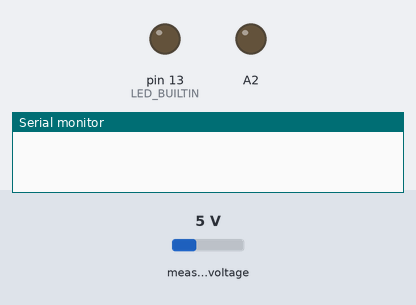
Bench run of a sketch on a simulated Arduino Uno, built with avr-gcc and run on an emulated ATmega328P. Shown: output pins drawn as LEDs (lit = HIGH), the last lines printed to the serial monitor. The inputs (shaded band) are chosen by the test bench; at power-on: measured voltage 5 V.

Above: at 0.1 s.
At 0.6 s:
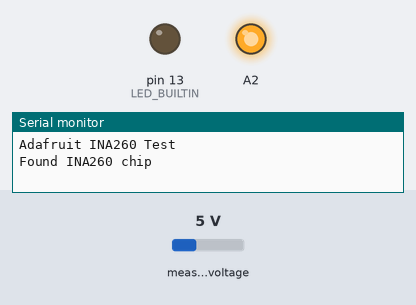
Timing chart, 0 to 2.1 s (numbered marks = the images above):
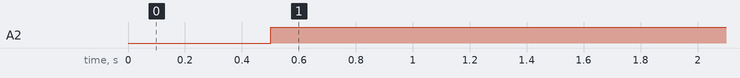

Measured:
- by itself, A2: LOW → HIGH at 0.50 s

The sketch:

Sox_CPS.ino.ino
```cpp
#include <Adafruit_INA260.h>

Adafruit_INA260 ina260 = Adafruit_INA260();

bool debug = false;
float maxVoltageThreshold = 12520;
float minCurrentThreshold = 50;
int maxIntervalCheck = 300; //in seconds
int numIntervals=maxIntervalCheck+1;

 enum : byte {CHARGING,CHARGED};
auto state = CHARGED;

void setup() {
  Serial.begin(115200);

  pinMode(LED_BUILTIN, OUTPUT);
  pinMode(A2, OUTPUT);

  // Wait until serial port is opened max 500 ms
  int startupDelay = 0;
  int startupDelayMax = 500;
  while (!Serial || startupDelay < startupDelayMax) {
    delay(10);
    startupDelay += 10;
  }


  Serial.println("Adafruit INA260 Test");

  if (!ina260.begin()) {
    Serial.println("Couldn't find INA260 chip");
    while (1);
  }
  Serial.println("Found INA260 chip");
}

void loop() {
  if(state==CHARGING){

    if( ina260.readBusVoltage() >= maxVoltageThreshold && ina260.readCurrent() < minCurrentThreshold){
      digitalWrite(A2, LOW);
      digitalWrite(LED_BUILTIN, LOW);
      Serial.println("off");
      state = CHARGED;
    }

  }

  if(state == CHARGED){

    if(numIntervals>= maxIntervalCheck){
      numIntervals = 0;
      digitalWrite(A2, HIGH);
      delay(2000);
      Serial.println("timeout test on");
      if( ina260.readBusVoltage() >= maxVoltageThreshold*0.95 && ina260.readCurrent() < minCurrentThreshold){
        digitalWrite(A2, LOW);
        digitalWrite(LED_BUILTIN, LOW);
        Serial.println("timeout test off");
      }
      else{
        Serial.println("timeout test on");
        state = CHARGING;
      }

    }
  }

  if(debug){
    Serial.print("Current: ");
    Serial.print(ina260.readCurrent());
    Serial.println(" mA");

    Serial.print("Bus Voltage: ");
    Serial.print(ina260.readBusVoltage());
    Serial.println(" mV");

    Serial.print("Power: ");
    Serial.print(ina260.readPower());
    Serial.println(" mW");

    Serial.println();
  }
  delay(1000);
  numIntervals++;
}
```
